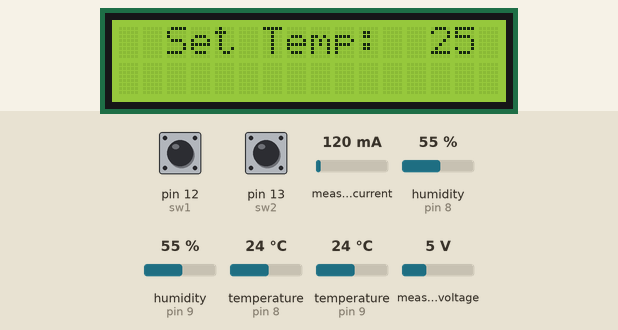
Simulated run of this sketch. Board: Arduino Uno, built with avr-gcc and run on an emulated ATmega328P. Shown: 16×2 character LCD. Inputs (shaded band) come from the test bench; at power-on: pin 12 (sw1) HIGH, pin 13 (sw2) HIGH, measured current 120 mA, humidity (sensors on pin 8, pin 9) 55 %, temperature (sensors on pin 8, pin 9) 24 °C, measured voltage 5 V. What the sketch prints to the serial monitor is not drawn.

Above: at 1.2 s.
1.3 s: pin 12 (sw1) pulled LOW for 0.15 s
At 2.5 s:
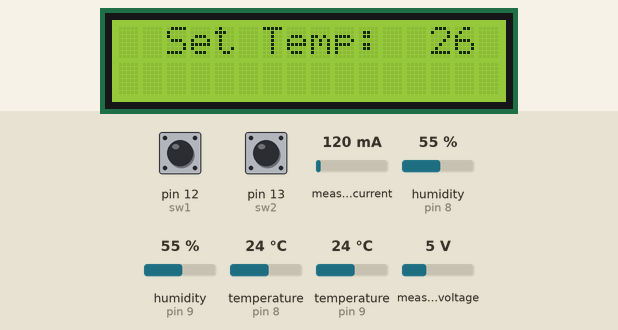
2.9 s: pin 12 (sw1) pulled LOW for 1 s
At 4.1 s:
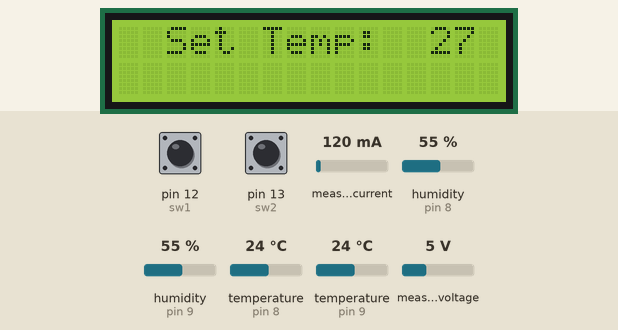
Timing chart, 0 to 5.9 s (numbered marks = the images above; inputs shaded):
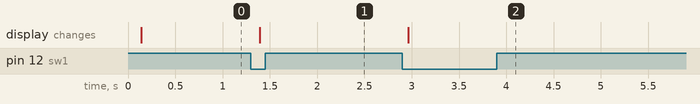

Measured:
- after the input at 1.3 s, the display: changes after 0.09 s (image 1)
- after the input at 2.9 s, the display: changes after 0.07 s (image 2)

The sketch:

AC.ino
```cpp
#include <Wire.h>
#include <LiquidCrystal_I2C.h>
#include "DHT.h"
#include <PZEM004Tv30.h>


#define DHTPIN1 8
#define DHTPIN2 9
#define DHTTYPE DHT22

DHT dht1(DHTPIN1, DHTTYPE);
DHT dht2(DHTPIN2, DHTTYPE);

LiquidCrystal_I2C lcd(0x27,16,2);

PZEM004Tv30 pzem(11, 10);


int t=1, t2=1, tt=1;
int sw1=12, sw2=13;
int con=0;
int comcnt=0;

int consec=0;
int conmin=0;
int conhour=0;
int loopcnt=0;

int actmp=25;
int pactmp = actmp;

void setup() {
  Serial.begin(9600);
  dht1.begin();
  dht2.begin();
  lcd.init();
  lcd.clear();
  lcd.backlight();
  pinMode(12, INPUT_PULLUP);
  pinMode(13, INPUT_PULLUP);


}

void loop() {
  float tmp2 = dht1.readTemperature();
  float tmp1 = dht2.readTemperature();

  float voltage = pzem.voltage();
  float current = pzem.current();
  float power = pzem.power();
  float pf = pzem.pf();
  float frequency = pzem.frequency();

  if(current >= 1.0)
  {
    con=1;
  }
  else if(current <1.0)
  {
    con = 0;
  }

//////////////////


  if(actmp == pactmp)
  {
    if(con==1)
    {
      consec+=5;
      if(consec>=60)
      {
        consec=0;
        conmin++;
      }
    }

    if(con==1 && tt==1)
  {
    tt=0;
    comcnt++;
  }
  if(con==0)
  {
   tt=1;
  }

  }

  else if(actmp!=pactmp)
  {
    consec=0;
    conmin=0;
    comcnt=0;
    tt=1;
    pactmp=actmp;
  }


  ///////////


  Serial.print(actmp);
  Serial.print(",");
  Serial.print(tmp1);
  Serial.print(",");
  Serial.print(tmp2);
  Serial.print(",");
  Serial.print(voltage);
  Serial.print(",");
  Serial.print(current);
  Serial.print(",");
  Serial.print(power);
  Serial.print(",");
  Serial.print(pf);
  Serial.print(",");
  Serial.print(frequency,0);
  Serial.print(",");
  Serial.print(con);
  Serial.print(",");
  Serial.print(comcnt);
  Serial.print(",");
  Serial.print(conmin);
  Serial.print(",");
  Serial.println(consec);


  unsigned long int pre=millis();

  while((millis()-pre) < 4900)
  {
     if((digitalRead(sw1)==0) && (t==1))
  {
    t=0;
    actmp++;
  }
  if(digitalRead(sw1)==1)
  {
   t=1;
  }


  if((digitalRead(sw2)==0) && (t2==1))
  {
    t2=0;
    actmp--;
  }
  if(digitalRead(sw2)==1)
  {
   t2=1;
  }

  lcd.setCursor(2,0);
  lcd.print("Set Temp: ");
  lcd.setCursor(11,0);
  lcd.print("  ");
  lcd.print(actmp);
  delay(90);
  }

}
```
